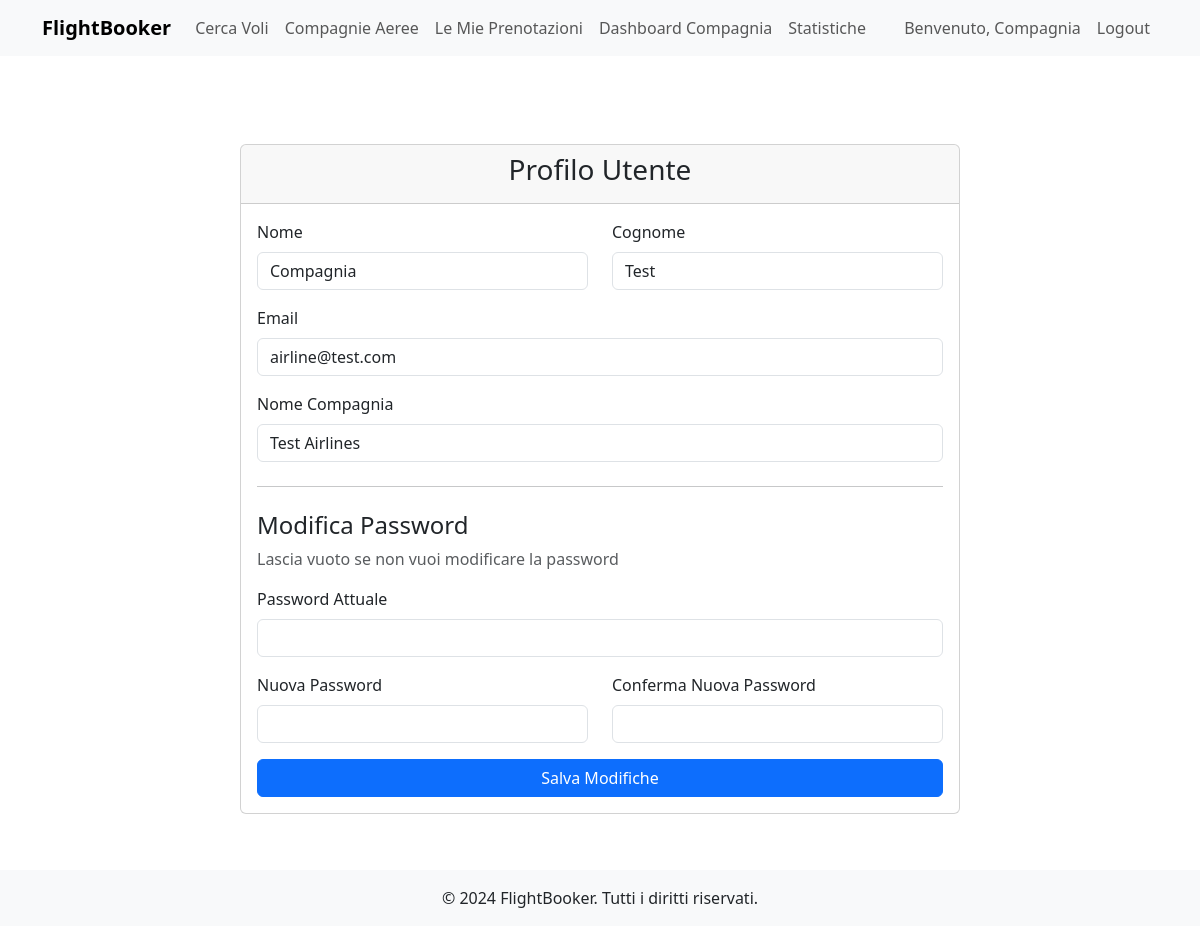
/profilo (signed in), run on the app's committed database.
### app/models.py (models this page shows, shortened)
class Utente(db.Model, UserMixin):
    __tablename__ = 'utente'
    id = db.Column(db.Integer, primary_key=True)
    email = db.Column(db.String(120), unique=True, nullable=False)
    password = db.Column(db.String(256), nullable=False)
    nome = db.Column(db.String(100), nullable=False)
    cognome = db.Column(db.String(100), nullable=False)
    is_airline = db.Column(db.Boolean, default=False)
    data_registrazione = db.Column(db.DateTime, default=datetime.utcnow)
    compagnia = db.relationship('CompagniaAerea', back_populates='utente', uselist=False)
    prenotazioni = db.relationship('Prenotazione', back_populates='utente', cascade='all, delete-orphan')
    biglietti = db.relationship('Biglietto', back_populates='passeggero', foreign_keys='Biglietto.passeggero_id')

class CompagniaAerea(db.Model):
    __tablename__ = 'compagnia_aerea'
    id = db.Column(db.Integer, primary_key=True)
    utente_id = db.Column(db.Integer, db.ForeignKey('utente.id'), unique=True, nullable=False)
    nome_compagnia = db.Column(db.String(100), nullable=False)
    codice_iata = db.Column(db.String(2), unique=True, nullable=True)
    sede_legale = db.Column(db.String(200), nullable=True)
    utente = db.relationship('Utente', back_populates='compagnia')
    voli = db.relationship('Volo', back_populates='compagnia', cascade='all, delete-orphan')

### app/routes/auth.py (the view, shortened to what this page needs)
@auth.route('/profilo', methods=['GET', 'POST'])
@login_required
def profilo():
    return render_template('auth/profilo.html')

### app/models.py (called while the page is built)
@login_manager.user_loader
def load_user(user_id):
    return Utente.query.get(int(user_id))

### app/templates/auth/profilo.html (shortened to what this page needs)
{% extends "base.html" %}
{% block content %}
<div class="container mt-5">
    <div class="row justify-content-center">
        <div class="col-md-8">
            <div class="card">
                <div class="card-header">
                    <h3 class="text-center">Profilo Utente</h3>
                </div>
                <div class="card-body">
                    <form method="POST" action="{{ url_for('auth.profilo') }}">
                        <div class="row">
                            <div class="col-md-6 mb-3">
                                <label for="nome" class="form-label">Nome</label>
                                <input type="text" class="form-control" id="nome" name="nome"
                                       value="{{ current_user.nome }}" required>
                            </div>
                            <div class="col-md-6 mb-3">
                                <label for="cognome" class="form-label">Cognome</label>
                                <input type="text" class="form-control" id="cognome"
                                       name="cognome" value="{{ current_user.cognome }}" required>
                            </div>
                        </div>
                        <div class="mb-3">
                            <label for="email" class="form-label">Email</label>
                            <input type="email" class="form-control" id="email" name="email"
                                   value="{{ current_user.email }}" required>
                        </div>
                        {% if current_user.is_airline %}
                        <div class="mb-3">
                            <label for="nome_compagnia" class="form-label">Nome Compagnia</label>
                            <input type="text" class="form-control" id="nome_compagnia"
                                   name="nome_compagnia"
                                   value="{{ current_user.compagnia.nome_compagnia }}" required>
                        </div>
                        {% endif %}
                        <hr class="my-4">
                        <h4>Modifica Password</h4>
                        <p class="text-muted">Lascia vuoto se non vuoi modificare la password</p>
                        <div class="mb-3">
                            <label for="password_attuale" class="form-label">Password Attuale</label>
                            <input type="password" class="form-control" id="password_attuale"
                                   name="password_attuale">
                        </div>
                        <div class="row">
                            <div class="col-md-6 mb-3">
                                <label for="nuova_password" class="form-label">Nuova Password</label>
                                <input type="password" class="form-control" id="nuova_password"
                                       name="nuova_password">
                            </div>
                            <div class="col-md-6 mb-3">
                                <label for="conferma_password" class="form-label">
                                    Conferma Nuova Password
                                </label>
                                <input type="password" class="form-control"
                                       id="conferma_password" name="conferma_password">
                            </div>
                        </div>
                        <div class="d-grid gap-2">
                            <button type="submit" class="btn btn-primary">Salva Modifiche</button>
                        </div>
                    </form>
                </div>
            </div>
        </div>
    </div>
</div>
{% endblock %}

### app/templates/base.html (shortened to what this page needs)
<!DOCTYPE html>
<html lang="it">
<head>
    <link href="https://cdn.jsdelivr.net/npm/bootstrap@5.3.0/dist/css/bootstrap.min.css" rel="stylesheet">
</head>
<body>
    <nav class="navbar navbar-expand-lg navbar-light bg-light">
        <div class="container">
            <a class="navbar-brand" href="{{ url_for('main.index') }}">FlightBooker</a>
            <div class="collapse navbar-collapse" id="navbarNav">
                <ul class="navbar-nav me-auto">
                    <li class="nav-item">
                        <a class="nav-link" href="{{ url_for('main.cerca_voli') }}">Cerca Voli</a>
                    </li>
                    <li class="nav-item">
                        <a class="nav-link" href="{{ url_for('main.lista_compagnie') }}">Compagnie Aeree</a>
                    </li>
                    {% if current_user.is_authenticated %}
                        <li class="nav-item">
                            <a class="nav-link" href="{{ url_for('main.le_mie_prenotazioni') }}">Le Mie Prenotazioni</a>
                        </li>
                        {% if current_user.is_airline %}
                            <li class="nav-item">
                                <a class="nav-link" href="{{ url_for('airline.dashboard') }}">
                                    Dashboard Compagnia
                                </a>
                            </li>
                            <li class="nav-item">
                                <a class="nav-link" href="{{ url_for('main.visualizza_statistiche', compagnia_id=current_user.compagnia.id) }}">
                                    Statistiche
                                </a>
                            </li>
                        {% endif %}
                    {% endif %}
                </ul>
                <ul class="navbar-nav">
                    {% if current_user.is_authenticated %}
                        <li class="nav-item">
                            <span class="nav-link">Benvenuto, {{ current_user.nome }}</span>
                        </li>
                        <li class="nav-item">
                            <a class="nav-link" href="{{ url_for('auth.logout') }}">Logout</a>
                        </li>
                    {% endif %}
                </ul>
            </div>
        </div>
    </nav>
    <main class="container py-4">
        {% block content %}{% endblock %}
    </main>
    <footer class="footer">
        <div class="container text-center">
            <p class="mb-0">&copy; 2024 FlightBooker. Tutti i diritti riservati.</p>
        </div>
    </footer>
</body>
</html>

### app/templates/base.html (style rules this page uses)
.navbar-brand { font-weight: bold; }
.footer { margin-top: 2rem; padding: 1rem 0; background-color: #f8f9fa; }

### data on the page
Utente: nome "Compagnia", cognome "Test", email "airline@test.com"
CompagniaAerea: nome_compagnia "Test Airlines"
